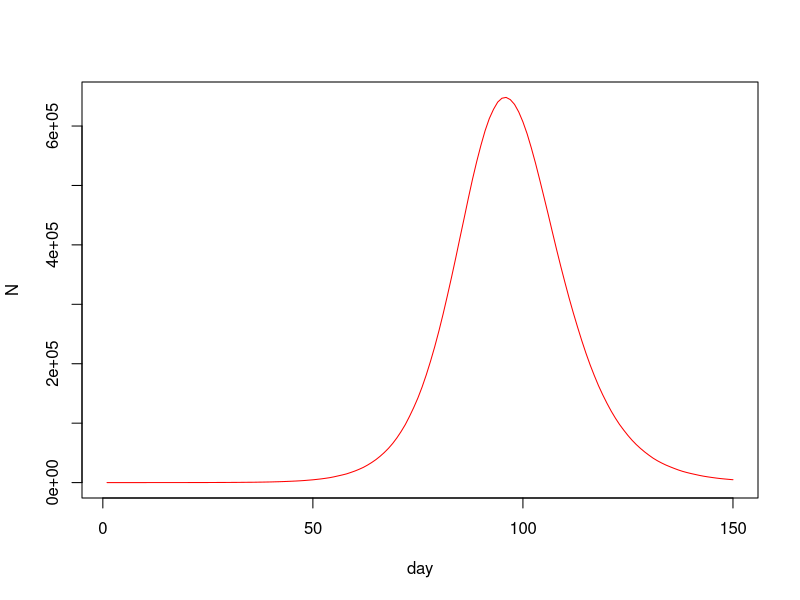
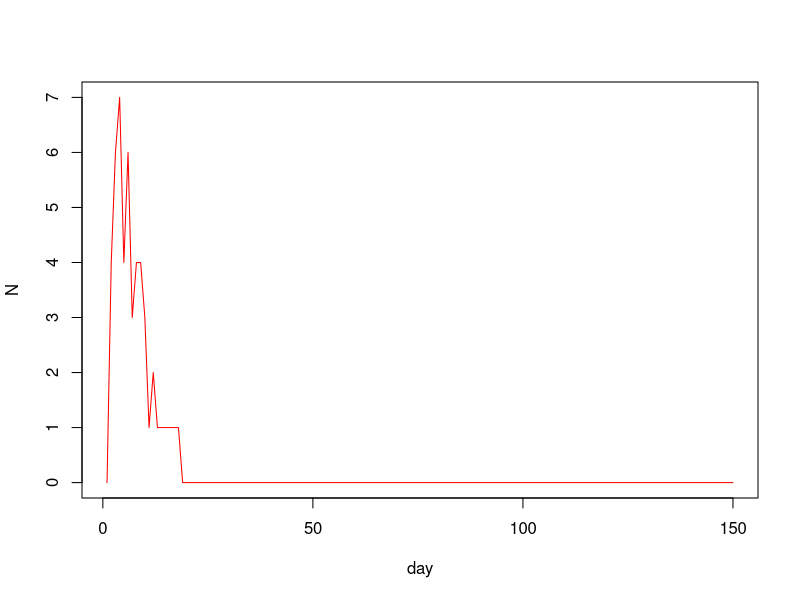
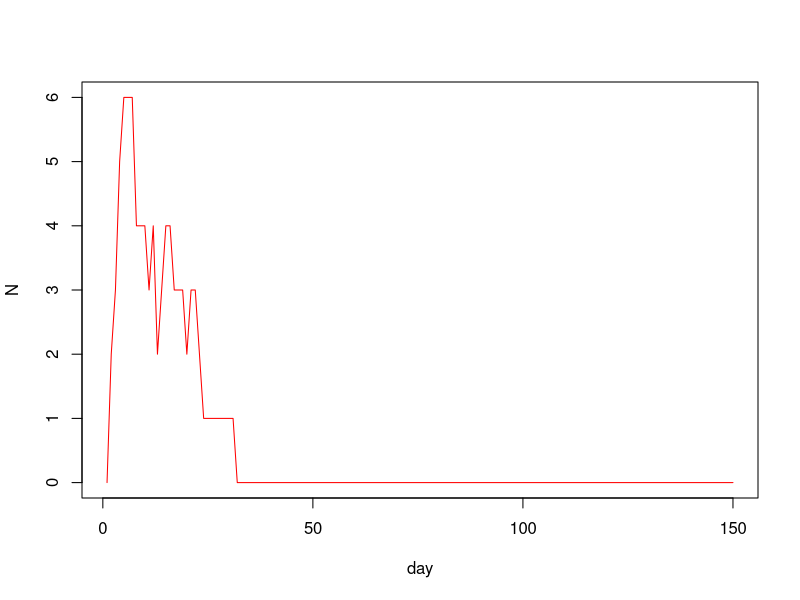

The R source for these figures, in order: (Note: a time limit stopped this script after it produced the figures.)
##Group member:
##1. Aditya Prabaswara Mardjikoen(s2264710)
##2. Xiangtian Duan(s2248742)
##3. Huiying Chen(s2264943)

## Github repositories link: 
## https://github.com/aprabaswara/Statistical-Programming-Task-2-Covid-and-the-hazards-of-opportunistic-sampling-Group-21.git



##IDEA 1
#for wholle number
n=5500000

ne=10
nt=150
gamma=1/3
delta=1/5
lamda=0.4/n
x<-rep(0,n)
beta<- rlnorm(n,0,0.5); beta <- beta/mean(beta)
x[1:ne]<-1 #exposed

S<-E<-I<-R<-rep(0,nt)

S[1]<-n-ne;E[1]<-ne

for (i in 2:nt){
  
  u<-runif(n)
  
  t<-sum(beta[which(x==2)])
  x[x==2&u<delta]<-3## I -> R with prob delta
  
  x[x==1&u<gamma]<-2 ## E -> I with prob gamma
  
  x[which(x==0)][u[which(x==0)]<t*lamda*beta[which(x==0)]]<-1
  
  
  
  #x[which(x==0)][u[which(x==0)]<sum(beta[which(x==2)])*lamda*beta[which(x==0)]]<-1
  
  S[i]<-sum(x==0);E[i]<-sum(x==1)
  I[i]<-sum(x==2);R[i]<-sum(x==3)
  
}


list (S=S,E=E,I=I,R=R,beta=beta)

plot(I,ylim=c(0,max(I)),xlab="day",ylab="N",col='red',type='l')




#for 10%

n=5500000/10

ne=10
nt=150
gamma=1/3
delta=1/5
lamda=0.4/550000
x<-rep(0,550000)
beta<- rlnorm(5500000,0,0.5); beta <- beta/mean(beta)
beta_sort <- sort(beta,decreasing=FALSE)
threshold<-beta_sort[550000]
#length(beta[which(beta==threshold)])
beta <- beta[which(beta<=threshold)]



x[1:ne]<-1 #exposed

S<-E<-I<-R<-rep(0,nt)

S[1]<-n-ne;E[1]<-ne

for (i in 2:nt){
  
  u<-runif(550000)
  
  t<-sum(beta[which(x==2)])
  x[x==2&u<delta]<-3## I -> R with prob delta
  
  x[x==1&u<gamma]<-2 ## E -> I with prob gamma
  
  x[which(x==0)][u[which(x==0)]<t*lamda*beta[which(x==0)]]<-1
  
  
  
  
  S[i]<-sum(x==0);E[i]<-sum(x==1)
  I[i]<-sum(x==2);R[i]<-sum(x==3)
  
}


list (S=S,E=E,I=I,R=R,beta=beta)

plot(I,ylim=c(0,max(I)),xlab="day",ylab="N",col='red',type='l')

max(I)
#for 0.1%


n<-5500000*0.001
beta<-sample(beta,n)


ne=10
nt=150
gamma=1/3
delta=1/5
lamda=0.4/n
x<-rep(0,n)


x[1:ne]<-1 #exposed

S<-E<-I<-R<-rep(0,nt)

S[1]<-n-ne;E[1]<-ne

for (i in 2:nt){
  
  u<-runif(n)
  
  t<-sum(beta[which(x==2)])
  x[x==2&u<delta]<-3## I -> R with prob delta
  
  x[x==1&u<gamma]<-2 ## E -> I with prob gamma
  
  x[which(x==0)][u[which(x==0)]<t*lamda*beta[which(x==0)]]<-1
  
  
  
  S[i]<-sum(x==0);E[i]<-sum(x==1)
  I[i]<-sum(x==2);R[i]<-sum(x==3)
  
}


list (S=S,E=E,I=I,R=R,beta=beta)

plot(I,ylim=c(0,max(I)),xlab="day",ylab="N",col='red',type='l')






#write in one function
covid_simulation <- function(n,nt){

  
  ne=10

  gamma=1/3
  delta=1/5
  lambda=0.4/n
  
  x<-rep(0,n)

  
  
  
  x[1:ne]<-1 #exposed
  
  S<-E<-I<-R<-rep(0,nt)
  
  S[1]<-n-ne;E[1]<-ne
  
  for (i in 2:nt){
    
    u<-runif(n)
    
    t<-sum(beta[which(x==2)])
    
    x[x==2&u<delta]<-3## I -> R with prob delta
    
    x[x==1&u<gamma]<-2 ## E -> I with prob gamma
    
    x[which(x==0)][u[which(x==0)]<t*lambda*beta[which(x==0)]]<-1
    
    
    
    
    S[i]<-sum(x==0);E[i]<-sum(x==1)
    I[i]<-sum(x==2);R[i]<-sum(x==3)
    
  }
  
  
  list (S=S,E=E,I=I,R=R,beta=beta)


  
  
} ## covid

n=5500000
nt=150
beta<- rlnorm(n,0,0.5); beta <- beta/mean(beta)
ep1<-covid_simulation(n,nt)


beta_sort<-sort(beta,decreasing = TRUE)
beta_lower <- tail(beta_sort,n/10)
beta<-beta[which(beta%in%beta_lower)]
ep2<-covid_simulation (n/10,nt)



#beta_sort <- sort(beta,decreasing=FALSE)
#n<-n/10
#threshold<-beta_sort[n]
##length(beta[which(beta==threshold)])
#beta <- beta[which(beta<=threshold)]
#ep2<-covid_simulation (550000,150)



beta<- rlnorm(n,0,0.5); beta <- beta/mean(beta)

beta<-sample(beta,n*0.001)
ep3<-covid_simulation (n=n*0.001,nt)





plot(ep1$I,ylim=c(0,max(ep1$I)),xlab="day",ylab="N",col='red',type='l')
points(ep2$I,ylim=c(0,max(ep2$I)),xlab="day",ylab="N",col='green',type='l')
lines(ep3$I,ylim=c(0,max(ep3$I)),xlab="day",ylab="N",col='blue',type='l')

df <- data.frame(infections=seir()$I, days=1:100)
par(mfcol=c(2,3),mar=c(4,4,1,1)) ## set plot window up for multiple plots
#hist(epi$beta,xlab="beta",main="") ## beta distribution
plot(df$infections,ylim=c(0,max(df$infections)),xlab="day",ylab="N",type='l',col='red') 
abline(v = df$days[df$infections==max(df$infections)], col = "black", lty = 2)

#Red : Number of new infection each day
#Blue : Number of new infection among the 10% of the population with lowest beta value
#Green : Number of new infection in a random sample of 0.1% of the population.
#Black : The peak of each infection



#IDEA 2


#for wholle number
n=5500000

ne=10
nt=150
gamma=1/3
delta=1/5
lamda=0.4/5500000
x<-rep(0,5500000)
beta<- rlnorm(5500000,0,0.5); beta <- beta/mean(beta)



x[1:ne]<-1 #exposed

S<-E<-I<-R<-rep(0,nt)

S[1]<-5500000-ne;E[1]<-ne


#length(beta[which(beta==threshold)])
#x <- x[which(beta<=threshold)]

for (i in 2:nt){
  
  u<-runif(5500000)
  
  t<-sum(beta[which(x==2)])
  x[x==2&u<delta]<-3## I -> R with prob delta
  
  x[x==1&u<gamma]<-2 ## E -> I with prob gamma
  
  x[which(x==0)][u[which(x==0)]<t*lamda*beta[which(x==0)]]<-1
  
  
  
  
  
  #x[which(x==0)][u[which(x==0)]<sum(beta[which(x==2)])*lamda*beta[which(x==0)]]<-1
  
  S[i]<-sum(x==0);E[i]<-sum(x==1)
  I[i]<-sum(x==2);R[i]<-sum(x==3)
  
  #S[i]<-sum(x==0);E[i]<-sum(x==1);I[i]<-sum(x==2);R[i]<-sum(x==3)
  
  
}


list (S=S,E=E,I=I,R=R,beta=beta)

plot(I,ylim=c(0,max(I)),xlab="day",ylab="N",col='red',type='l')















#for 10%




n=5500000

ne=10
nt=150
gamma=1/3
delta=1/5
lamda=0.4/5500000
x<-rep(0,5500000)
beta<- rlnorm(5500000,0,0.5); beta <- beta/mean(beta)
beta_sort <- sort(beta,decreasing=FALSE)

threshold<-beta_sort[550000]


x[1:ne]<-1 #exposed

S<-E<-I<-R<-rep(0,nt)

S[1]<-550000-ne;E[1]<-ne


for (i in 2:nt){
  
  u<-runif(5500000)
  
  t<-sum(beta[which(x==2)])
  x[x==2&u<delta]<-3## I -> R with prob delta
  
  x[x==1&u<gamma]<-2 ## E -> I with prob gamma
  
  x[which(x==0)][u[which(x==0)]<t*lamda*beta[which(x==0)]]<-1
  
  y <- x[which(beta<=threshold)]
  
  
  
  #x[which(x==0)][u[which(x==0)]<sum(beta[which(x==2)])*lamda*beta[which(x==0)]]<-1
  
  S[i]<-sum(y==0);E[i]<-sum(y==1)
  I[i]<-sum(y==2);R[i]<-sum(y==3)
  
  #S[i]<-sum(x==0);E[i]<-sum(x==1);I[i]<-sum(x==2);R[i]<-sum(x==3)
  
  
}


list (S=S,E=E,I=I,R=R,beta=beta)

plot(I,ylim=c(0,max(I)),xlab="day",ylab="N",col='red',type='l')




#for 0.1%



n=5500000

n<-5500000*0.001
beta<- rlnorm(5500000,0,0.5); beta <- beta/mean(beta)
sample_beta<-sample(beta,n)


m<-which(beta%in%sample_beta)
ne=10
nt=150
gamma=1/3
delta=1/5
lamda=0.4/5500000
x<-rep(0,5500000)

x[1:ne]<-1 #exposed

S<-E<-I<-R<-rep(0,nt)

S[1]<-550000-ne;E[1]<-ne


for (i in 2:nt){
  
  u<-runif(5500000)
  
  t<-sum(beta[which(x==2)])
  x[x==2&u<delta]<-3## I -> R with prob delta
  
  x[x==1&u<gamma]<-2 ## E -> I with prob gamma
  
  x[which(x==0)][u[which(x==0)]<t*lamda*beta[which(x==0)]]<-1
  
  z <- x[m]
  
  
  
  
  
  S[i]<-sum(z==0);E[i]<-sum(z==1)
  I[i]<-sum(z==2);R[i]<-sum(z==3)
  
 
  
  
}


list (S=S,E=E,I=I,R=R,beta=beta)

plot(I,ylim=c(0,max(I)),xlab="day",ylab="N",col='red',type='l')





#write in one function(wrong)

covid_simulation<- function(n=5500000,nt=150,choice){
  
  ne=10
  gamma=1/3
  delta=1/5
  lamda=0.4/n
  x<-rep(0,n)
  beta<- rlnorm(n,0,0.5); beta <- beta/mean(beta)
  
  
  #beta_sort<-sort(beta,decreasing = TRUE)

  beta_lower <- tail(beta_sort,n*0.1)
  beta_lower_index<-which(beta%in%beta_lower)

  
  sample_beta<-sample(beta,n*0.001)
  sample_index<-which(beta%in%sample_beta)
  
  
  x[1:ne]<-1 #exposed
  
  S<-E<-I<-R<-rep(0,nt)
  #A<-W<-U<-P<-rep(0,nt)
  #D<-Q<-G<-K<-rep(0,nt)
  
  S[1]<-n-ne;E[1]<-ne
  #A[1]<-n-ne;W[1]<-ne
  #D[1]<-n-ne;Q[1]<-ne
  
  
  
  for (i in 2:nt){
    
    u<-runif(n)
    
    sum_beta_I<-sum(beta[which(x==2)])
    
    x[x==2&u<delta]<-3## I -> R with prob delta
    
    x[x==1&u<gamma]<-2 ## E -> I with prob gamma
    
    x[which(x==0)][u[which(x==0)]<sum_beta_I*lamda*beta[which(x==0)]]<-1
    
    y <- x[beta_lower_index]
    
    z <- x[sample_index]
    
    
    #x[which(x==0)][u[which(x==0)]<sum(beta[which(x==2)])*lamda*beta[which(x==0)]]<-1
    
    S[i]<-sum(x==0);E[i]<-sum(x==1);I[i]<-sum(x==2);R[i]<-sum(x==3)
    
    #A[i]<-sum(y==0);W[i]<-sum(y==1);U[i]<-sum(y==2);P[i]<-sum(y==3)
    
    #D[i]<-sum(z==0);Q[i]<-sum(z==1);G[i]<-sum(z==2);K[i]<-sum(z==3)
    
    
    
    
  }
  
  
  list (S=S,E=E,I=I,R=R,beta=beta)
  #list (A=A,W=W,U=U,P=P,beta=beta)
  #list (D=D,Q=Q,G=G,K=K,beta=beta)
  
  
}

epi<-covid_simulation(n=5500000,nt=150)
plot(epi$I,ylim=c(0,max(epi$I)),xlab="day",ylab="N",col='red',type='l')
points(epi$i,ylim=c(0,max(epi$i)),xlab="day",ylab="N",col='green',type='l')
lines(epi$II,ylim=c(0,max(epi$II)),xlab="day",ylab="N",col='blue',type='l')


#write in one function(newest but longer sunning time)

covid_simulation<- function(n,nt,choice){
  
  ne=10
  gamma=1/3
  delta=1/5
  lamda=0.4/n
  x<-rep(0,n)
  
  
  
  #beta_sort<-sort(beta,decreasing = TRUE)
  
  #beta_lower <- tail(beta_sort,n*0.1)
  index<-which(beta%in%choice)
  
  
  #sample_beta<-sample(beta,n*0.001)
  #sample_index<-which(beta%in%sample_beta)
  
  
  x[1:ne]<-1 #exposed
  
  S<-E<-I<-R<-rep(0,nt)
  #A<-W<-U<-P<-rep(0,nt)
  #D<-Q<-G<-K<-rep(0,nt)
  
  S[1]<-n-ne;E[1]<-ne
  #A[1]<-n-ne;W[1]<-ne
  #D[1]<-n-ne;Q[1]<-ne
  
  
  
  for (i in 2:nt){
    
    u<-runif(n)
    
    sum_beta_I<-sum(beta[which(x==2)])
    
    x[x==2&u<delta]<-3## I -> R with prob delta
    
    x[x==1&u<gamma]<-2 ## E -> I with prob gamma
    
    x[which(x==0)][u[which(x==0)]<sum_beta_I*lamda*beta[which(x==0)]]<-1
    
    y <- x[index]
    
    
    
    
    #x[which(x==0)][u[which(x==0)]<sum(beta[which(x==2)])*lamda*beta[which(x==0)]]<-1
    
    S[i]<-sum(y==0);E[i]<-sum(y==1);I[i]<-sum(y==2);R[i]<-sum(y==3)
    
    #A[i]<-sum(y==0);W[i]<-sum(y==1);U[i]<-sum(y==2);P[i]<-sum(y==3)
    
    #D[i]<-sum(z==0);Q[i]<-sum(z==1);G[i]<-sum(z==2);K[i]<-sum(z==3)
    
    
    
    
  }
  
  
  list (S=S,E=E,I=I,R=R,beta=beta)
  #list (A=A,W=W,U=U,P=P,beta=beta)
  #list (D=D,Q=Q,G=G,K=K,beta=beta)
  
  
}
n<-5500000
nt<-150
beta<- rlnorm(n,0,0.5); beta <- beta/mean(beta)
epi<-covid_simulation(n,nt,choice=beta)
#plot(epi$I,ylim=c(0,max(epi$I)),xlab="day",ylab="N",col='red',type='l')


beta_sort<-sort(beta,decreasing = TRUE)
beta_lower<- tail(beta_sort,n*0.1)
eplower<-covid_simulation(n,nt,choice=beta_lower)
#points(eplower$I,ylim=c(0,max(eplower$I)),xlab="day",ylab="N",col='green',type='l')

sample_beta<-sample(beta,n*0.001)
epsample<-covid_simulation(n,nt,choice=sample_beta)
#lines(epsample$I,ylim=c(0,max(epsample$I)),xlab="day",ylab="N",col='blue',type='l')

#Standardisation
plot(epi$I/n,ylim=c(0,max(epi$I)/n),xlab="day",ylab="N",col='red',type='l')
points(eplower$I/(0.1*n),ylim=c(0,max(eplower$I)/(0.1*n)),xlab="day",ylab="N",col='green',type='l')
lines(epsample$I/(0.001*n),ylim=c(0,max(epsample$I)/(0.001*n)),xlab="day",ylab="N",col='blue',type='l')


par(mfcol=c(5,2),mar=c(4,4,1,1))
for (i in 1:10){
  beta<- rlnorm(n,0,0.5); beta <- beta/mean(beta)
  epi<-covid_simulation(n,nt,choice=beta)
 
  beta_sort<-sort(beta,decreasing = TRUE)
  beta_lower<- tail(beta_sort,n*0.1)
  eplower<-covid_simulation(n,nt,choice=beta_lower)
  
  sample_beta<-sample(beta,n*0.001)
  epsample<-covid_simulation(n,nt,choice=sample_beta)
  
  plot(epi$I/n,ylim=c(0,max(epi$I)/n),xlab="day",ylab="N",col='red',type='l')
  points(eplower$I/(0.1*n),ylim=c(0,max(eplower$I)/(0.1*n)),xlab="day",ylab="N",col='green',type='l')
  lines(epsample$I/(0.001*n),ylim=c(0,max(epsample$I)/(0.001*n)),xlab="day",ylab="N",col='blue',type='l')
  
}



#df <- data.frame(infections=seir()$I, days=1:100)
#par(mfcol=c(2,3),mar=c(4,4,1,1)) ## set plot window up for multiple plots
#hist(epi$beta,xlab="beta",main="") ## beta distribution
plot(df$infections,ylim=c(0,max(df$infections)),xlab="day",ylab="N",type='l',col='red') 
abline(v = df$days[df$infections==max(df$infections)], col = "black", lty = 2)



#writing in one function(less time)

######check the running time start
covid_simulation<- function(n,nt,beta){
  
  ne=10
  gamma=1/3
  delta=1/5
  lamda=0.4/n
  x<-rep(0,n)
  
  
  
  
  
  beta_sort<-sort(beta,decreasing = TRUE)
  beta_lower <- tail(beta_sort,n*0.1)
  lower_index<-which(beta%in%beta_lower)
  
  
  sample_beta<-sample(beta,n*0.001)
  sample_index<-which(beta%in%sample_beta)
  
  
  x[1:ne]<-1 #exposed
  
  #S<-E<-I<-R<-rep(0,nt);A<-W<-U<-P<-rep(0,nt); D<-Q<-G<-K<-rep(0,nt)
  I<-U<-G<-rep(0,nt)
  
  # S[1]<-n-ne;E[1]<-ne;A[1]<-n-ne;W[1]<-ne;D[1]<-n-ne;Q[1]<-ne
  
  
  
  for (i in 2:nt){
    
    u<-runif(n)
    
    sum_beta_I<-sum(beta[which(x==2)])
    
    x[x==2&u<delta]<-3## I -> R with prob delta
    
    x[x==1&u<gamma]<-2 ## E -> I with prob gamma
    
    x[which(x==0)][u[which(x==0)]<sum_beta_I*lamda*beta[which(x==0)]]<-1
    
    y <- x[lower_index]
    z <- x[sample_index]
    
    
    
    
    #x[which(x==0)][u[which(x==0)]<sum(beta[which(x==2)])*lamda*beta[which(x==0)]]<-1
    
    #S[i]<-sum(x==0);E[i]<-sum(x==1);
    I[i]<-sum(x==2)
    #;R[i]<-sum(x==3)
    
    #A[i]<-sum(y==0);W[i]<-sum(y==1);
    U[i]<-sum(y==2)
    #;P[i]<-sum(y==3)
    
    #D[i]<-sum(z==0);Q[i]<-sum(z==1);
    G[i]<-sum(z==2)
    #;K[i]<-sum(z==3)
    
    
    
    
  }
  
  
  #list (S=S,E=E,I=I,R=R,beta=beta);list (A=A,W=W,U=U,P=P,beta=beta);list (D=D,Q=Q,G=G,K=K,beta=beta)
  list (I=I,U=U,G=G,beta=beta)
  plot(I/n,ylim=c(0,max(I)/n),xlab="day",ylab="N",col='red',type='l')
  points(U/(0.1*n),ylim=c(0,max(U)/(0.1*n)),xlab="day",ylab="N",col='green',type='l')
  lines(G/(0.001*n),ylim=c(0,max(G)/(0.001*n)),xlab="day",ylab="N",col='blue',type='l')
  
  ##Add legend and threshold line at the peak
  df<-data.frame(I=I/n,I_lower=U/(0.1*n),I_sample=G/(0.001*n),days=1:nt)
  abline(v = df$days[df$I==max(df$I)], col = "red", lty = 3)
  abline(v = df$days[df$I_lower==max(df$I_lower)], col = "green", lty = 3)
  abline(v = df$days[df$I_sample==max(df$I_sample)], col = "blue", lty = 3)
  legend(1, 0.12, legend=c("whole", "0.1%", "10%"),col=c("red", "blue","green"), lty=1, cex=0.5, text.font=3,text.col='black',box.lwd = 0,box.co='white')
  
  ##Display horizontal line
  ##abline(h = max(df$I), col = "red", lty = 3)
  ##abline(h = max(df$I_lower), col = "green", lty = 3)
  ##abline(h = max(df$I_sample), col = "blue", lty = 3)
}
n<-5500000
nt<-150
beta<- rlnorm(n,0,0.5); beta <- beta/mean(beta)
covid_simulation(n,nt,beta)
######end check the running time
par(mfcol=c(4,3),mar=c(4,4,1,1))
for (i in 1:10){
  beta<- rlnorm(n,0,0.5); beta <- beta/mean(beta)
  covid_simulation(n,nt,beta) 
}

#correction about newly infected
covid_simulation<- function(n,nt,beta){
  
  ne=10
  gamma=1/3
  delta=1/5
  lamda=0.4/n
  x<-rep(0,n)
  
  
  
  
  
  beta_sort<-sort(beta,decreasing = TRUE)
  beta_lower <- tail(beta_sort,n*0.1)
  lower_index<-which(beta%in%beta_lower)
  
  
  sample_beta<-sample(beta,n*0.001)
  sample_index<-which(beta%in%sample_beta)
  
  
  x[1:ne]<-1 #exposed
  y <- x[lower_index]
  z <- x[sample_index]
  
  #S<-E<-I<-R<-rep(0,nt);A<-W<-U<-P<-rep(0,nt); D<-Q<-G<-K<-rep(0,nt)
  I<-U<-G<-rep(0,nt)
  
  # S[1]<-n-ne;E[1]<-ne;A[1]<-n-ne;W[1]<-ne;D[1]<-n-ne;Q[1]<-ne
  
  
  
  for (i in 2:nt){
    
    u<-runif(n)
    
    sum_x<-sum(x==0)
    sum_y<-sum(y==0)
    sum_z<-sum(z==0)
    
    sum_beta_I<-sum(beta[which(x==2)])
    
    x[x==2&u<delta]<-3## I -> R with prob delta
    
    x[x==1&u<gamma]<-2 ## E -> I with prob gamma
    
    
    
    x[which(x==0)][u[which(x==0)]<sum_beta_I*lamda*beta[which(x==0)]]<-1
    y <- x[lower_index]
    z <- x[sample_index]
    
    
    newly_infected_x<-sum_x-sum(x==0)
    I[i]<-newly_infected_x
    
    newly_infected_y<-sum_y-sum(y==0)
    U[i]<-newly_infected_y
    
    newly_infected_z<-sum_z-sum(z==0)
    G[i]<-newly_infected_z
    
    
    
    #x[which(x==0)][u[which(x==0)]<sum(beta[which(x==2)])*lamda*beta[which(x==0)]]<-1
    
    #S[i]<-sum(x==0);E[i]<-sum(x==1);
    #I[i]<-sum(x==2)-sum_x
    #;R[i]<-sum(x==3)
    
    #A[i]<-sum(y==0);W[i]<-sum(y==1);
    #U[i]<-sum(y==2)-sum_y
    #;P[i]<-sum(y==3)
    
    #D[i]<-sum(z==0);Q[i]<-sum(z==1);
    # G[i]<-sum(z==2)-sum_z
    #;K[i]<-sum(z==3)
    
    
    
    
  }
  
  
  #list (S=S,E=E,I=I,R=R,beta=beta);list (A=A,W=W,U=U,P=P,beta=beta);list (D=D,Q=Q,G=G,K=K,beta=beta)
  list (I=I,U=U,G=G,beta=beta)
  
  plot(I/n,ylim=c(0,max(I/n,U/(0.1*n),G/(0.001*n))),xlab="day",ylab="N",col='red',type='l')
  points(U/(0.1*n),ylim=c(0,max(U/(0.1*n))),xlab="day",ylab="N",col='green',type='l')
  lines(G/(0.001*n),ylim=c(0,max(G/(0.001*n))),xlab="day",ylab="N",col='blue',type='l')
  
  ###plot(I,ylim=c(0,max(I)),xlab="day",ylab="N",col='red',type='l')
  ###points(U,ylim=c(0,max(U)),xlab="day",ylab="N",col='green',type='l')
  ###lines(G,ylim=c(0,max(G)),xlab="day",ylab="N",col='blue',type='l')
}
n<-5500000
nt<-150
beta<- rlnorm(n,0,0.5); beta <- beta/mean(beta)
covid_simulation(n,nt,beta)

par(mfcol=c(4,3),mar=c(4,4,1,1))
for (i in 1:10){
  beta<- rlnorm(n,0,0.5); beta <- beta/mean(beta)
  covid_simulation(n,nt,beta) 
}
